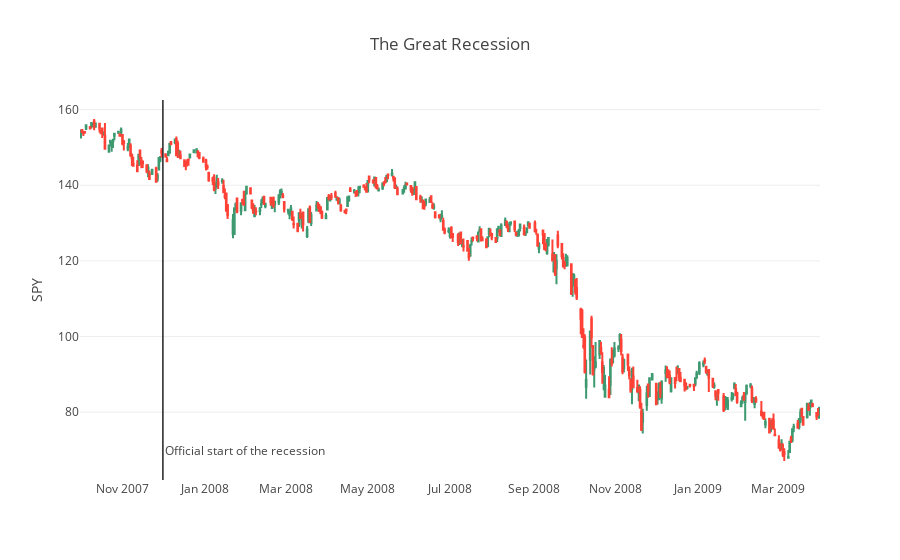

The notebook cell saved with this chart:
### Code cell
offline.iplot(fig, filename='spy-candlestick', validate=False)

### Figure 1 — Plotly figure (JSON) as saved in the notebook; plotly's stock layout.template omitted (floating-point values rounded to 4 significant figures; data arrays with more than 128 entries replaced by an {"elided": "..."} marker saying what was removed)
{"data": [{"boxpoints": false, "fillcolor": "#3D9970", "line": {"color": "#3D9970"}, "name": "Increasing", "showlegend": false, "type": "box", "whiskerwidth": 0, "x": {"elided": "1044 str values"}, "y": {"elided": "1044 float values"}}, {"boxpoints": false, "fillcolor": "#FF4136", "line": {"color": "#FF4136"}, "name": "Decreasing", "showlegend": false, "type": "box", "whiskerwidth": 0, "x": {"elided": "1230 str values"}, "y": {"elided": "1230 float values"}}], "layout": {"annotations": [{"showarrow": false, "text": "Official start of the recession", "x": "2007-12-01", "xanchor": "left", "xref": "x", "y": 0.05, "yref": "paper"}], "shapes": [{"line": {"color": "rgb(30,30,30)", "width": 1}, "x0": "2007-12-01", "x1": "2007-12-01", "xref": "x", "y0": 0, "y1": 1, "yref": "paper"}], "title": "The Great Recession", "yaxis": {"title": "SPY"}}}
